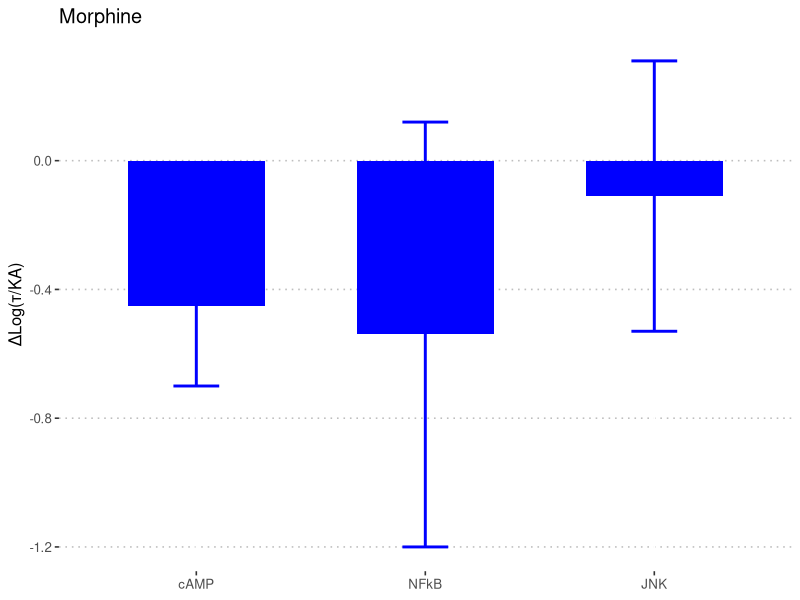
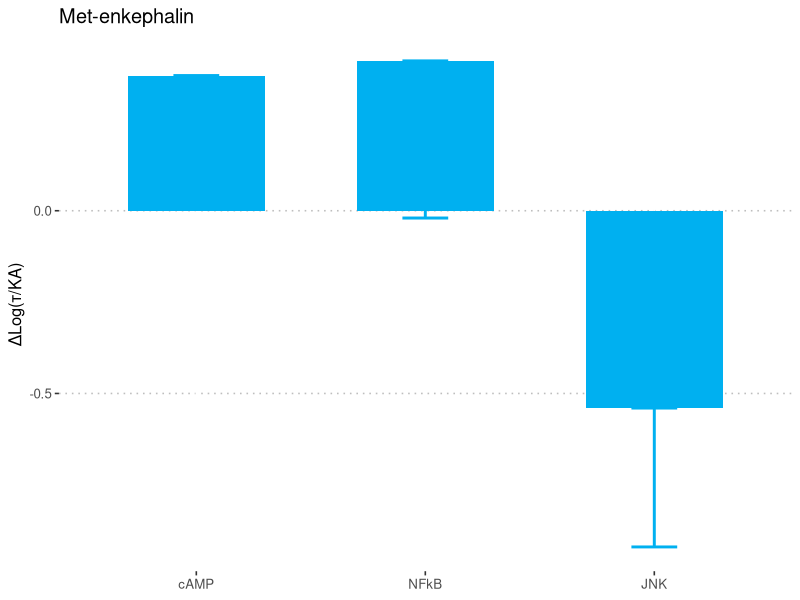
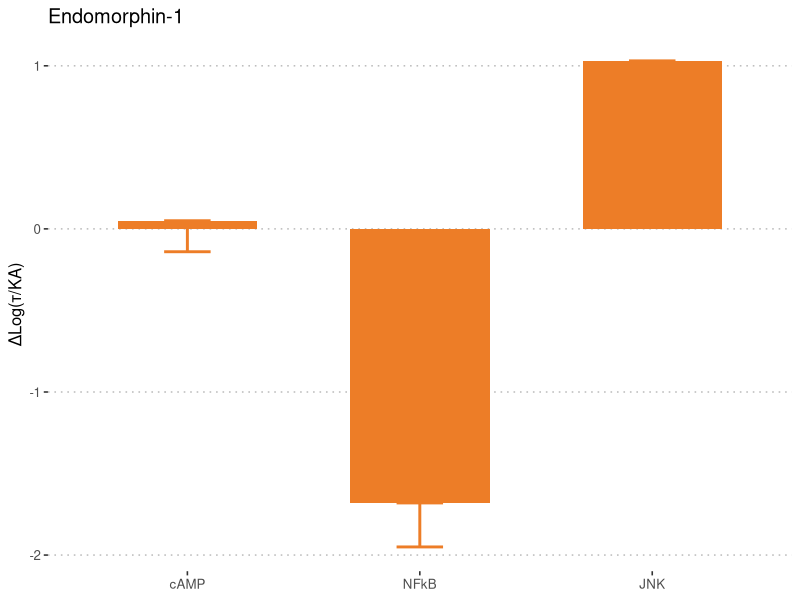
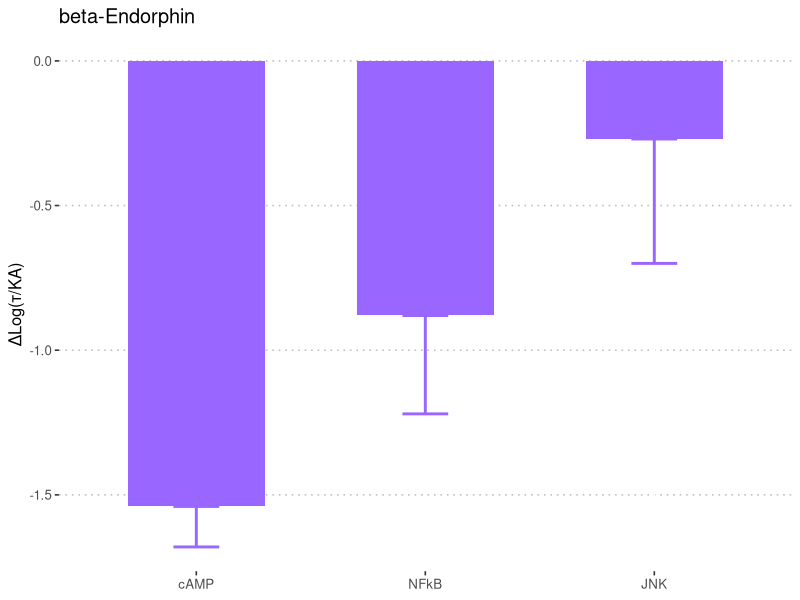
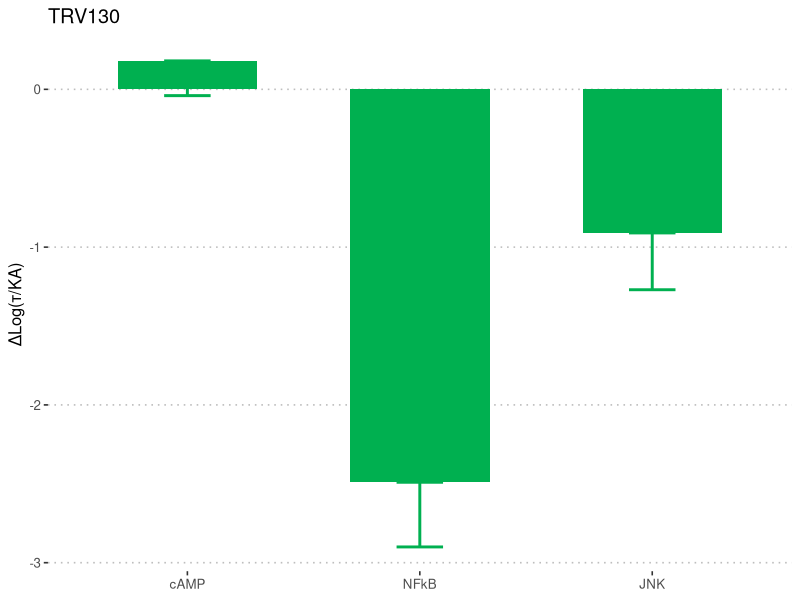
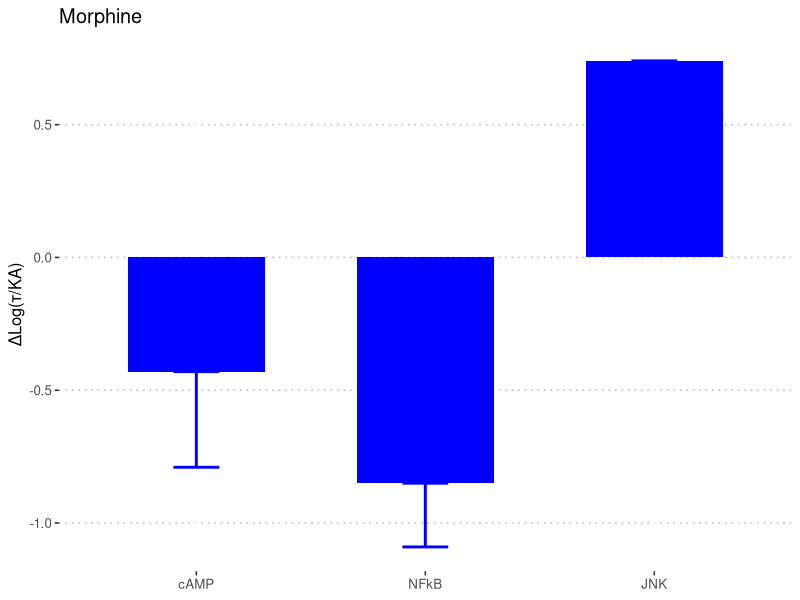
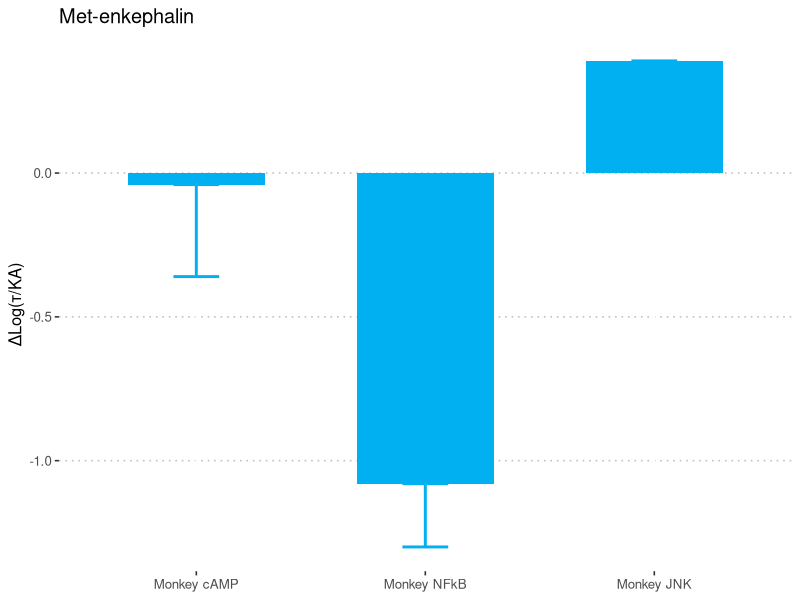
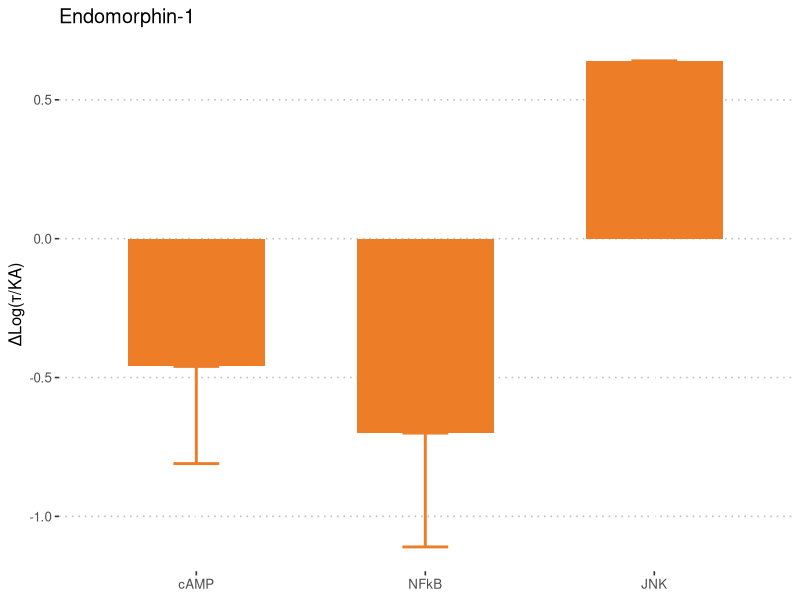

Generate these figures, in order, with R:
# Barplots of ΔlogKa
library(tidyverse)
library(ggpubr)

# Import deltalog data
df <- as.data.frame(read.csv(file = "data/deltalogka.csv", header = TRUE, sep = ","))

# columns
cols <- c("Morphine", "Met.enkephalin", "endomorphin.1", "b.endorphin", "TRV130")

# Filter data fram by only human data
humandf <- dplyr::filter(df, grepl("Human", X))
humandf$X <- factor(humandf$X, levels = c("Human cAMP", "Human NFkB", "Human JNK"))

# Filter data fram by only monkey data
mmdf <- dplyr::filter(df, grepl("Monkey", X))
mmdf$X <- factor(mmdf$X, levels = c("Monkey cAMP", "Monkey NFkB", "Monkey JNK"))

# Monkey Morphine Plot
ggplot(mmdf, aes(x = X, y = Morphine)) + geom_bar(position = position_dodge(.01), width = 0.6, stat = "identity", fill = "#0000ff") +
  geom_errorbar(aes(ymin = Morphine-Morphine.SEM, ymax = Morphine+Morphine.SEM), width = .2, color = "#0000ff", size = 1, position = position_dodge(.05)) +
  scale_x_discrete(labels = c(
    "Monkey cAMP" = "cAMP",
    "Monkey NFkB" = "NFkB",
    "Monkey JNK" = "JNK"
  )) +
  theme(
    panel.grid.major = element_blank(), panel.grid.minor = element_blank(),
    panel.background = element_blank()
  ) + ggtitle("Morphine") +
  xlab(NULL) + ylab("ΔLog(τ/KA)") + theme_pubclean()

ggsave("monkey_morphine.tiff", device = "tiff")

# Monkey Metenkephalin Plot
ggplot(mmdf, aes(x = mmdf$X, y = mmdf$Met.enkephalin)) + geom_bar(position = position_dodge(.01), width = 0.6, stat = "identity", fill = "#00b0f0") +
  geom_errorbar(aes(ymin = Met.enkephalin, ymax = Met.enkephalin-Met.enkephalin.SEM), width = .2, color = "#00b0f0", size = 1, position = position_dodge(.4)) +
  scale_x_discrete(labels = c(
    "Monkey cAMP" = "cAMP", "Monkey JNK" = "JNK",
    "Monkey NFkB" = "NFkB"
  )) +
  theme(
    panel.grid.major = element_blank(), panel.grid.minor = element_blank(),
    panel.background = element_blank()
  ) + ggtitle("Met-enkephalin") +
  xlab(NULL) + ylab("ΔLog(τ/KA)") + theme_pubclean()

ggsave("monkey_metenkephalin.tiff", device = "tiff")

# Monkey endomorphin.1 Plot
ggplot(mmdf, aes(x = X, y = endomorphin.1)) + geom_bar(position = position_dodge(.01), width = 0.6, stat = "identity", fill = "#ed7d27") +
  geom_errorbar(aes(ymin = endomorphin.1, ymax = endomorphin.1-endomorphin.1.SEM), width = .2, color = "#ed7d27", size = 1, position = position_dodge(.05)) +
  scale_x_discrete(labels = c(
    "Monkey cAMP" = "cAMP",
    "Monkey NFkB" = "NFkB",
    "Monkey JNK" = "JNK"
  )) +
  theme(
    panel.grid.major = element_blank(), panel.grid.minor = element_blank(),
    panel.background = element_blank()
  ) + ggtitle("Endomorphin-1") +
  xlab(NULL) + ylab("ΔLog(τ/KA)") + theme_pubclean()

ggsave("monkey_endomorphin1.tiff", device = "tiff")

# Monkey beta-Endorphin Plot
ggplot(mmdf, aes(x = mmdf$X, y = mmdf$b.endorphin)) + geom_bar(position = position_dodge(.01), width = 0.6, stat = "identity", fill = "#9966ff") +
  geom_errorbar(aes(ymin = b.endorphin, ymax = b.endorphin-b.endorphin.SEM), width = .2, color = "#9966ff", size = 1, position = position_dodge(.4)) +
  scale_x_discrete(labels = c(
    "Monkey cAMP" = "cAMP", "Monkey JNK" = "JNK",
    "Monkey NFkB" = "NFkB"
  )) +
  theme(
    panel.grid.major = element_blank(), panel.grid.minor = element_blank(),
    panel.background = element_blank()
  ) + ggtitle("beta-Endorphin") +
  xlab(NULL) + ylab("ΔLog(τ/KA)") + theme_pubclean()

ggsave("monkey_betaendorphin.tiff", device = "tiff")

# Monkey TRV130 Plot
ggplot(mmdf, aes(x = X, y = TRV130)) + geom_bar(position = position_dodge(.01), width = 0.6, stat = "identity", fill = "#00b050") +
  geom_errorbar(aes(ymin = TRV130, ymax = TRV130-TRV130.SEM), width = .2, color = "#00b050", size = 1, position = position_dodge(.05)) +
  scale_x_discrete(labels = c(
    "Monkey cAMP" = "cAMP",
    "Monkey NFkB" = "NFkB",
    "Monkey JNK" = "JNK"
  )) +
  theme(
    panel.grid.major = element_blank(), panel.grid.minor = element_blank(),
    panel.background = element_blank()
  ) + ggtitle("TRV130") +
  xlab(NULL) + ylab("ΔLog(τ/KA)") + theme_pubclean()

ggsave("monkey_trv130.tiff", device = "tiff")

###############################################################################
###############################################################################
###############################################################################
###############################################################################
###############################################################################

# Human Morphine Plot
ggplot(humandf, aes(x = X, y = Morphine)) + geom_bar(position = position_dodge(.01), width = 0.6, stat = "identity", fill = "#0000ff") +
  geom_errorbar(aes(ymin = Morphine, ymax = Morphine-Morphine.SEM), width = .2, color = "#0000ff", size = 1, position = position_dodge(.05)) +
  scale_x_discrete(labels = c(
    "Human cAMP" = "cAMP",
    "Human NFkB" = "NFkB",
    "Human JNK" = "JNK"
  )) +
  theme(
    panel.grid.major = element_blank(), panel.grid.minor = element_blank(),
    panel.background = element_blank()
  ) + ggtitle("Morphine") +
  xlab(NULL) + ylab("ΔLog(τ/KA)") + theme_pubclean()

ggsave("human_morphine.tiff", device = "tiff")

# Human Metenkephalin Plot
ggplot(humandf, aes(x = mmdf$X, y = humandf$Met.enkephalin)) + geom_bar(position = position_dodge(.01), width = 0.6, stat = "identity", fill = "#00b0f0") +
  geom_errorbar(aes(ymin = Met.enkephalin, ymax = Met.enkephalin-Met.enkephalin.SEM), width = .2, color = "#00b0f0", size = 1, position = position_dodge(.4)) +
  scale_x_discrete(labels = c(
    "Human cAMP" = "cAMP",
    "Human NFkB" = "NFkB",
    "Human JNK" = "JNK"
  )) +
  theme(
    panel.grid.major = element_blank(), panel.grid.minor = element_blank(),
    panel.background = element_blank()
  ) + ggtitle("Met-enkephalin") +
  xlab(NULL) + ylab("ΔLog(τ/KA)") + theme_pubclean()

ggsave("human_metenkephalin.tiff", device = "tiff")

# Human Endomorphin-1 Plot
ggplot(humandf, aes(x = X, y = endomorphin.1)) + geom_bar(position = position_dodge(.01), width = 0.6, stat = "identity", fill = "#ed7d27") +
  geom_errorbar(aes(ymin = endomorphin.1, ymax = endomorphin.1-endomorphin.1.SEM), width = .2, color = "#ed7d27", size = 1, position = position_dodge(.05)) +
  scale_x_discrete(labels = c(
    "Human cAMP" = "cAMP",
    "Human NFkB" = "NFkB",
    "Human JNK" = "JNK"
  )) +
  theme(
    panel.grid.major = element_blank(), panel.grid.minor = element_blank(),
    panel.background = element_blank()
  ) + ggtitle("Endomorphin-1") +
  xlab(NULL) + ylab("ΔLog(τ/KA)") + theme_pubclean()

ggsave("human_endomorphin1.tiff", device = "tiff")

# Human beta-Endorphin Plot
ggplot(humandf, aes(x = mmdf$X, y = humandf$b.endorphin)) + geom_bar(position = position_dodge(.01), width = 0.6, stat = "identity", fill = "#9966ff") +
  geom_errorbar(aes(ymin = b.endorphin, ymax = b.endorphin-b.endorphin.SEM), width = .2, color = "#9966ff", size = 1, position = position_dodge(.4)) +
  scale_x_discrete(labels = c(
    "Human cAMP" = "cAMP",
    "Human NFkB" = "NFkB",
    "Human JNK" = "JNK"
  )) +
  theme(
    panel.grid.major = element_blank(), panel.grid.minor = element_blank(),
    panel.background = element_blank()
  ) + ggtitle("beta-Endorphin") +
  xlab(NULL) + ylab("ΔLog(τ/KA)") + theme_pubclean()

ggsave("human_betaendorphin.tiff", device = "tiff")

# Human TRV130 Plot
ggplot(humandf, aes(x = X, y = TRV130)) + geom_bar(position = position_dodge(.01), width = 0.6, stat = "identity", fill = "#00b050") +
  geom_errorbar(aes(ymin = TRV130, ymax = TRV130-TRV130.SEM), width = .2, color = "#00b050", size = 1, position = position_dodge(.05)) +
  scale_x_discrete(labels = c(
    "Human cAMP" = "cAMP",
    "Human NFkB" = "NFkB",
    "Human JNK" = "JNK"
  )) +
  theme(
    panel.grid.major = element_blank(), panel.grid.minor = element_blank(),
    panel.background = element_blank()
  ) + ggtitle("TRV130") +
  xlab(NULL) + ylab("ΔLog(τ/KA)") + theme_pubclean()

ggsave("human_trv130.tiff", device = "tiff")
